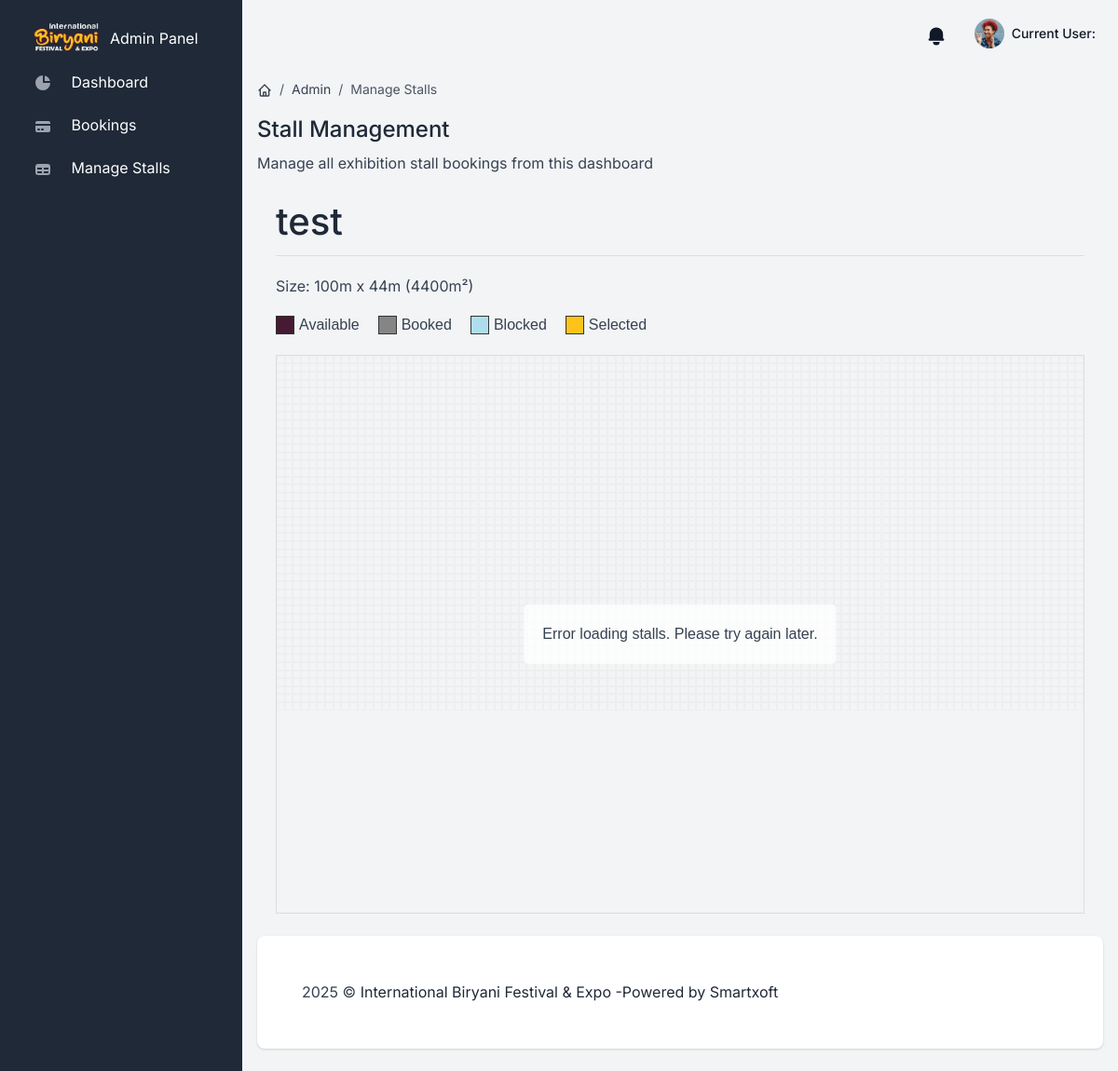
/admin_halls/1/manage/, run on an earlier commit of the app's database.
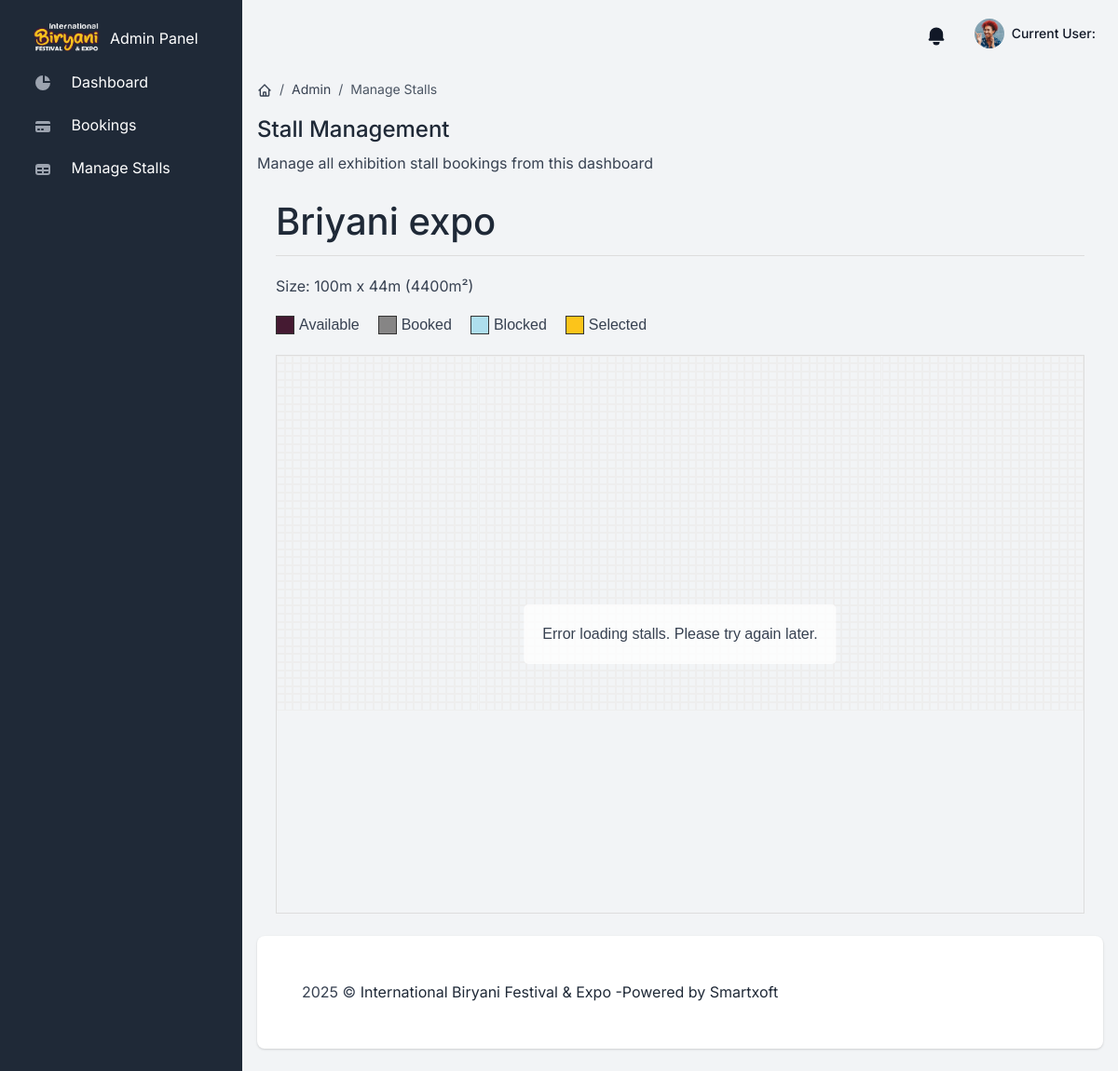
And on a later commit of the database.
### halls/models.py (models this page shows, shortened)
class Hall(models.Model):
    name = models.CharField(max_length=100)
    length = models.IntegerField(help_text="Length in meters")
    breadth = models.IntegerField(help_text="Breadth in meters")
    @property
    def total_area(self):
        return self.length * self.breadth

### halls/views.py (the view)
# urls.py: path('admin_halls/<int:hall_id>/manage/', views.admin_stall_management, name='admin_stall_management'),
def admin_stall_management(request, hall_id):
    hall = get_object_or_404(Hall, id=hall_id)
    stalls = hall.stalls.all()
    return render(request, 'home/manage_booking.html', {'hall': hall, 'stalls': stalls})

### templates/home/manage_booking.html (shortened to what this page needs)
{% extends "layouts/base.html" %}
{% block content %}
<div class="d-flex justify-content-between flex-wrap flex-md-nowrap align-items-center py-4">
    <div class="d-block mb-4 mb-md-0">
        <nav aria-label="breadcrumb" class="d-none d-md-inline-block">
            <ol class="breadcrumb breadcrumb-dark breadcrumb-transparent">
                <li class="breadcrumb-item">
                    <a href="/">
                    </a>
                </li>
                <li class="breadcrumb-item"><a href="/">Admin</a></li>
                <li class="breadcrumb-item active" aria-current="page">Manage Stalls</li>
            </ol>
        </nav>
        <h2 class="h4">Stall Management</h2>
        <p class="mb-0">Manage all exhibition stall bookings from this dashboard</p>
    </div>
</div>
<div class="container">
    <div class="header">
        <h1>{{ hall.name }}</h1>
    </div>
    <div class="hall-info">
        <p>Size: {{ hall.length }}m x {{ hall.breadth }}m ({{ hall.total_area }}m²)</p>
    </div>
    <div id="hall-view-container">
        <div class="legend">
            <div class="legend-item">
                <div class="legend-color" style="background-color: #451a32;"></div>
                <span>Available</span>
            </div>
            <div class="legend-item">
                <div class="legend-color" style="background-color: #868585;"></div>
                <span>Booked</span>
            </div>
            <div class="legend-item">
                <div class="legend-color" style="background-color: #aedeed;"></div>
                <span>Blocked</span>
            </div>
            <div class="legend-item">
                <div class="legend-color" style="background-color: #fcc41a;"></div>
                <span>Selected</span>
            </div>
        </div>
        <div class="hall-display" id="hall-display"
            style="width: 100%; height: 600px;"
            data-hall-id="{{ hall.id }}"
            data-length="{{ hall.length }}"
            data-breadth="{{ hall.breadth }}">
            <div id="loading" class="loading">Loading stalls...</div>
        </div>
    </div>
</div>
{% endblock content %}

What changed in the data, as far as the page shows it:
changed Hall: name "test" → "Briyani expo"
